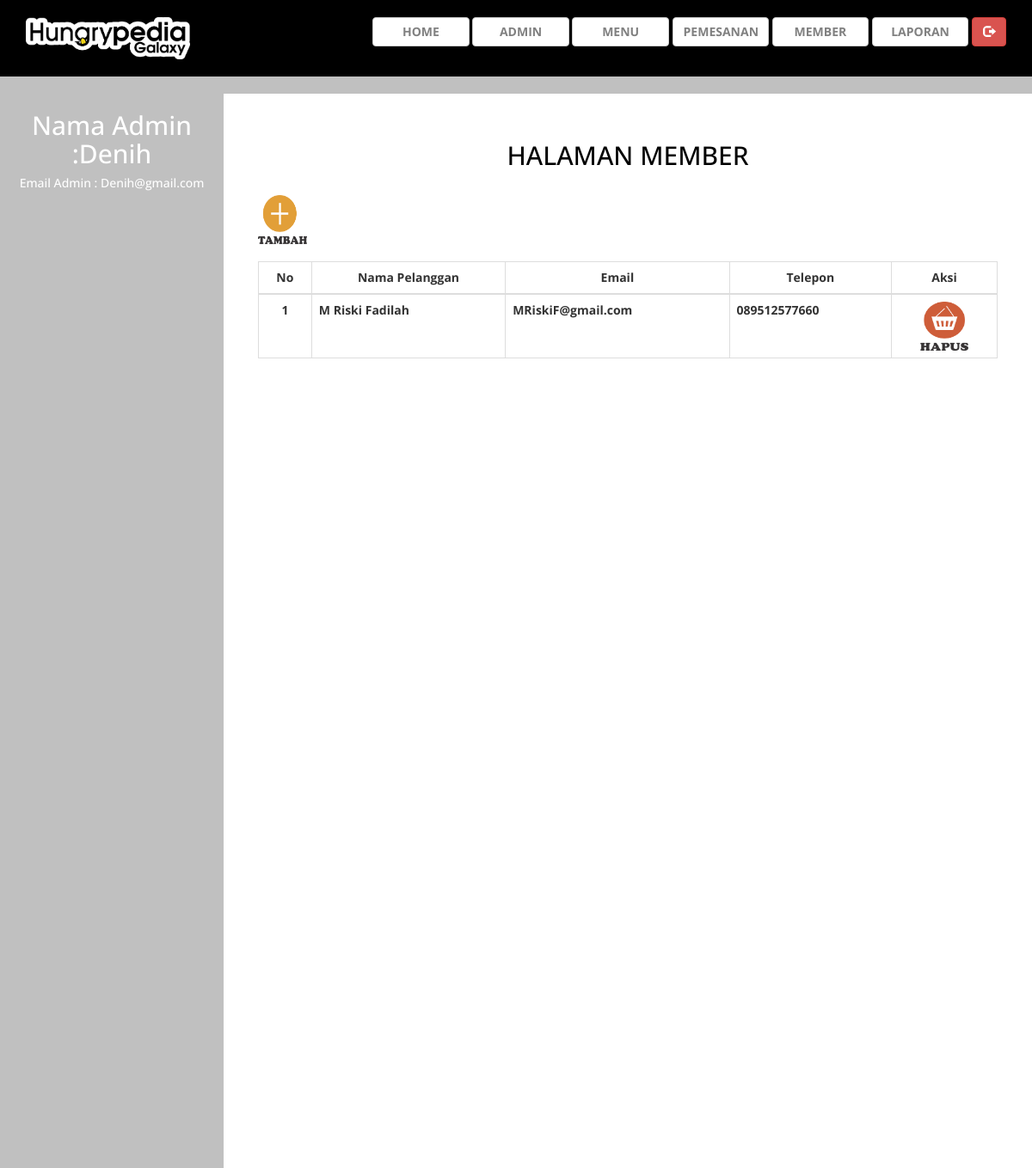
/admin/index.php?halaman=Member (signed in), run on the app's committed database.
### tables this page shows
CREATE TABLE `member` (
  `Id_Member` varchar(11) NOT NULL,
  `Email_Member` varchar(100) NOT NULL,
  `Password_Member` varchar(100) NOT NULL,
  `Nama_Member` varchar(100) NOT NULL,
  `Telepon_Member` varchar(25) NOT NULL,
  `Alamat_Member` text NOT NULL
);

### admin/Member.php (the view)
<h2 style="text-align:center;color:black">HALAMAN MEMBER </h2>
<div> &nbsp; </div>
<a href="index.php?halaman=tambahmember"><img src="image/Tambah.png" style="height:1.5cm; width:1.5cm;"></a>
<div> &nbsp; </div>
<table class="table table-bordered">
	<thead>
		<tr>
			<th style="text-align:center">No</th>
			<th style="text-align:center">Nama Pelanggan</th>
			<th style="text-align:center">Email</th>
			<th style="text-align:center">Telepon</th>
			<th style="text-align:center">Aksi</th>
		</tr>
	</thead>
	<tbody>
		<?php $nomor=1; ?>
		<?php $ambil=$koneksi->query("SELECT * FROM Member"); ?>
		<?php while($pecah = $ambil->fetch_assoc()){ ?>
		<tr>
			<td style="text-align:center"><?php echo $nomor; ?></td>
			<td><?php echo $pecah["Nama_Member"]; ?></td>
			<td><?php echo $pecah["Email_Member"]; ?></td>
			<td><?php echo $pecah["Telepon_Member"]; ?></td>
			<td style="text-align:center">
				<a href="index.php?halaman=hapusmember&id=<?php echo $pecah['Id_Member']; ?>" onclick="return confirm('Anda yakin mau menghapus Member ini ?')"><img src="image/Hapus.png" style="height:1.5cm; width:1.5cm;"></a>
			</td>
		</tr>
		<?php $nomor++; ?>
		<?php } ?>
	</tbody>
</table>

### admin/assets/css/custom.css (style rules this page uses)
body { font-family: 'Open Sans', sans-serif; }
h2 { color: #f00; }

### data on the page
member: Nama_Member "M Riski Fadilah", Email_Member "MRiskiF@gmail.com", Telepon_Member "089512577660"

### other printed values
$_SESSION["admin"]["Nama_Admin"] "Denih"
$_SESSION["admin"]["Email_Admin"] "Denih@gmail.com"
